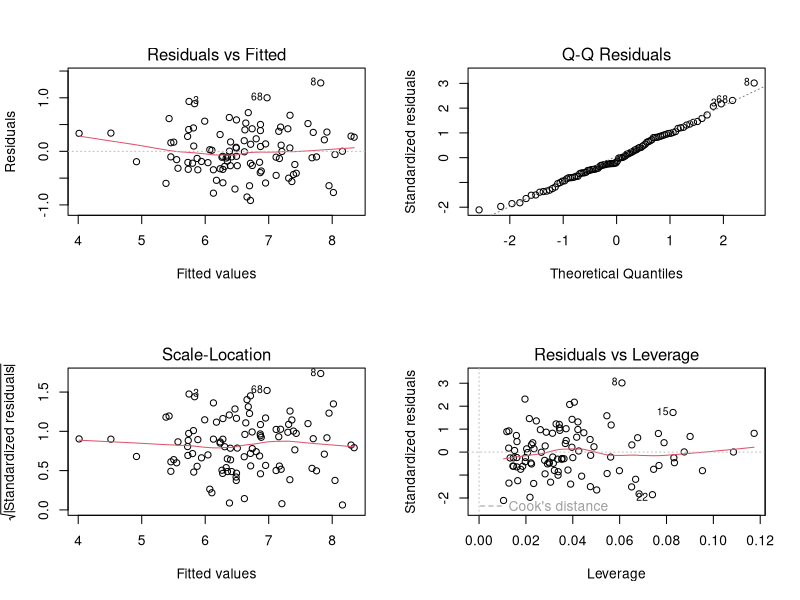

Reproduce this figure in R. (Note: this script raises an error after producing the figure.)
## ---- chunk 1
library(car)
library(knitr)
## ---- chunk 2
data <- read.csv("../data/raw/agri_yield_data.csv")
head(data)
dim(data)
## ---- chunk 3
model <- lm(Crop_Yield ~ Fertilizer_kg + Rainfall_mm + Soil_Nitrogen, data = data)
summary(model)
## ---- chunk 4
#| fig-height: 7
#| fig-width: 7
par(mfrow = c(2, 2))
plot(model)
par(mfrow = c(1, 1))
## ---- chunk 5
#| fig-height: 4.5
qqPlot(model)
## ---- chunk 6
ncv <- ncvTest(model)
ncv
## ---- chunk 7
#| results: asis
p_ncv <- ncv$p
cat(sprintf("- **Constant variance (ncvTest):** p = %.3f. %s\n",
            p_ncv,
            ifelse(p_ncv > 0.05,
                   "This is above 0.05, so we keep the null: variance looks constant (homoscedasticity).",
                   "This is below 0.05, so variance is NOT constant (heteroscedasticity).")))

sw <- shapiro.test(residuals(model))
cat(sprintf("- **Normality (Shapiro-Wilk on residuals):** p = %.3f. %s\n",
            sw$p.value,
            ifelse(sw$p.value > 0.05,
                   "Above 0.05, so there is no evidence against normal residuals.",
                   "Below 0.05, so residuals depart from normality.")))

cd <- cooks.distance(model)
n  <- nrow(data)
cat(sprintf("- **Influential points (Cook's distance):** the largest value is %.3f (rows above 4/n = %.3f: %d; rows above 0.5: %d). %s\n",
            max(cd), 4 / n, sum(cd > 4 / n), sum(cd > 0.5),
            ifelse(sum(cd > 0.5) == 0,
                   "No point is highly influential.",
                   "Check the flagged rows.")))
## ---- chunk 8
durbinWatsonTest(model)
## ---- chunk 9
#| fig-height: 3.2
#| fig-width: 9
set.seed(10)
x <- runif(80, 1, 10)

y_good   <- 2 + 1.5 * x + rnorm(80, sd = 1)
y_curve  <- 2 + 0.25 * x^2 + rnorm(80, sd = 1)
y_funnel <- 2 + 1.5 * x + rnorm(80, sd = 0.3 * x)

par(mfrow = c(1, 3))
for (case in list(list(y_good, "Good: random cloud"),
                  list(y_curve, "Bad: curve (non-linear)"),
                  list(y_funnel, "Bad: funnel (variance grows)"))) {
  m <- lm(case[[1]] ~ x)
  plot(fitted(m), residuals(m), main = case[[2]],
       xlab = "Fitted", ylab = "Residuals", pch = 19, col = "steelblue")
  abline(h = 0, lty = 2)
  lines(lowess(fitted(m), residuals(m)), col = "red", lwd = 2)
}
par(mfrow = c(1, 1))
